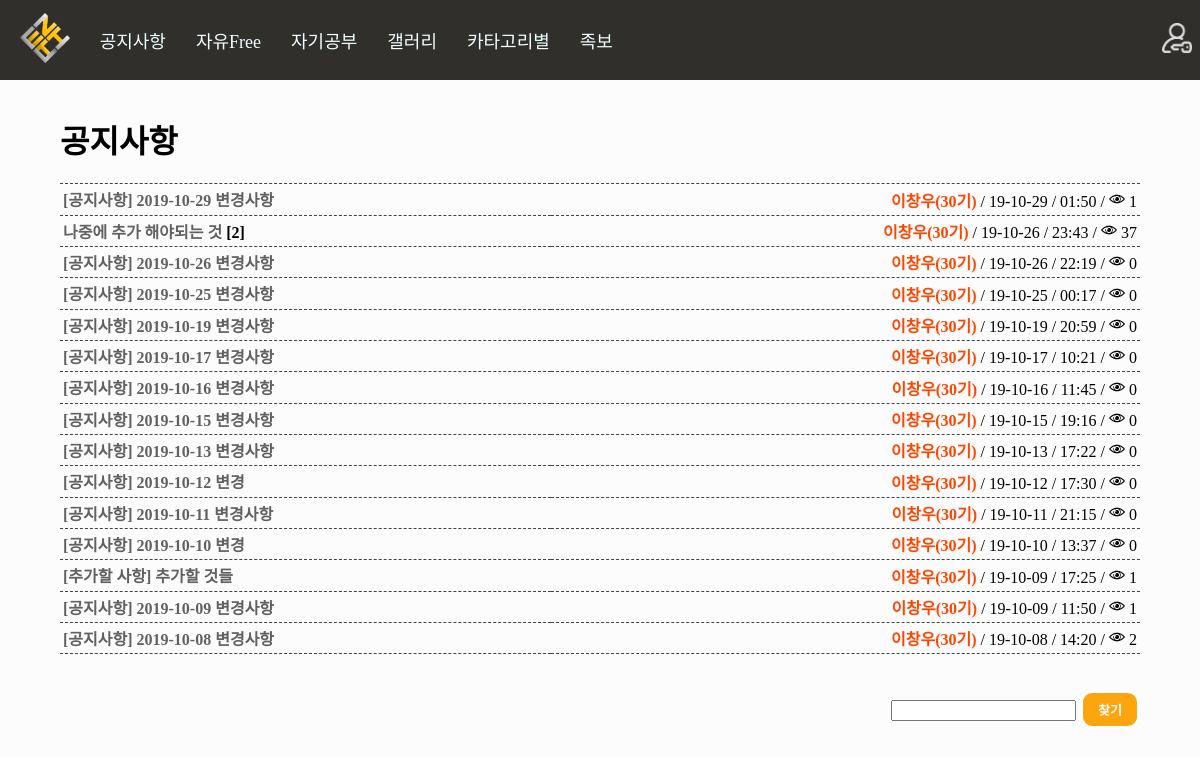
The page /board/notice/?page=2 on the database its author committed.
### board/models.py (models this page shows, shortened)
class Board(models.Model):
    Title = models.CharField(max_length=50) #제목
    Body = models.TextField() #내용
    Created_at = models.DateTimeField(auto_now_add=True) #생성 일자 및 시간
    Updated_at = models.DateTimeField(auto_now=True) #수정 일자 및 시간
    Author = models.CharField(max_length=13) #글쓴이 아이디
    Category = models.CharField(max_length=13) #분류
    HowMuch = models.IntegerField() #조회수
    files=models.FileField(upload_to='files/', default='')
    images=models.FileField(upload_to='Sumnail/', default='')
    def get_generation(self): #이름을 나오게 하는데 예외처리 까지 적용 만약 탈퇴한 사람이면!! Id 가 나온다
        try:
            a = Profile.objects.get(user__username=self.Author)
            if a.UserType == "99":
                return "<span style='font-weight:bolder;color:orangered;'>"+a.Name+"("+a.Generation+"기)</span>"
            elif a.UserType == "98": #관리자 및 운영진
                return "<span style='font-weight:bolder;color:blue;'>"+a.Name+"("+a.Generation+"기)</span>"
            elif a.UserType == "3": #손님
                return "<span style='font-weight:bolder;color:darkviolet;'>"+a.Name+"("+a.Generation+"기)</span>"
            else: #일반 사용자
                return "<span style='font-weight:bolder;color:black;'>"+a.Name+"("+a.Generation+"기)</span>"
        except: #익명을 위해서 id나오게 삭제되니깐 이름은 알 수 없으므로...
            return "<span style='font-weight:bolder;color:grey;'>"+self.Author+"</span>"
    def new(self): #최신
        if self.Created_at > timezone.now() - datetime.timedelta(days=1):
            return "<img height='16px' src='/static/n.png'/>"
        else:  #하루 지나면 안 최신
            return ""
    def change(self): #최신
        if self.Updated_at > timezone.now() - datetime.timedelta(days=1):
            return "<img height='16px' src='/static/c.png'/>"
        else:  #하루 지나면 안 최신
            return ""
    def file_icon(self): #최신
        if len(self.files.name) > 5: #5글자 이상일경우로 했음!! 그러면 당연히 5글자 이상 아닌게 없을 것임!
            return "<img height='16px' src='/static/file.png'/>"
        else:  #하루 지나면 안 최신
            return ""
    def howmanycomment(self):
        a = Comment.objects.filter(Article=self.id).count()
        b = str('[') + str(a) + str(']')
        if a:
            return b
        else:
            return ""
    def howmanyhit(self):
        a = Hittimecount.objects.get(Article=self.id)
        if a:
            return str("<img height='16px' src='/static/eye.png'/> ") + str(a.HowMuch)

class Hittimecount(models.Model):
    Article = models.ForeignKey(Board, on_delete=models.CASCADE)
    HowMuch = models.IntegerField() #조회수

### account/models.py (models this page shows, shortened)
class Profile(models.Model):
    user = models.OneToOneField(User, on_delete=models.CASCADE) #1대1 조인
    Name = models.TextField(max_length=10) #이름
    UserNumber = models.IntegerField() #학번
    Phone = models.CharField(max_length=13) #전화번호
    UserType = models.CharField(max_length=13) #권한
    Generation = models.CharField(max_length=13) #기수

### board/views.py (the view)
# urls.py: path('notice/', views.notice_board, name='notice_board'),
def notice_board(request):
    request.session['login_after'] = '/board/notice/'
    notice_b = Board.objects.filter(Category="0").order_by('-Created_at')
    if request.method == "POST":
        find_select = request.POST.get('find_select')
        notice_b = Board.objects.filter(Category="0", Title__contains=find_select).order_by('-Created_at')
        pass
    paginator = Paginator(notice_b,16) #페이지네이션 만들기
    page = request.GET.get('page') #페이지네이션 만들기
    posts = paginator.get_page(page) #페이지네이션 만들기
    request.session['location'] = 'notice' #내 위치 알기 위해서 삭제한후 다시 돌아가기 위해서
    return render(request, "notice.html", {'posts':posts, 'notice_b':notice_b})

### board/templates/notice.html (shortened to what this page needs)
{%extends 'base.html'%}
{%load staticfiles%}
{%block contents%}
<div style="margin:3% 5%; height:55%;">
    <h1>
        공지사항
    </h1>
<table style="width: 100%;border-top: 1px dashed #444444;border-collapse: collapse;">
    {%for a in posts%}
    <tr>
        <td style="border-bottom: 1px dashed #444444;padding:3px;"><a href="../detail/{{a.id}}">{{a.Title}}</a> <b>{{a.howmanycomment}}</b>
        {%if a.new == "" %}
        </td>
        {%else%}
        <span style="vertical-align:middle">{{a.new|safe}}</span></td>
        {%endif%}
        <td style="border-bottom: 1px dashed #444444;padding:3px;"><div style="float:right;">
            {{a.get_generation|safe}} / {{a.Created_at|date:"y-m-d"}} / {{a.Created_at|time:"H:i"}} /
            {%if a.howmanyhit %}
            {{a.howmanyhit|safe}}
            {%else%}
            <img style="width:16px;height:16px;" src="{%static 'eye.png'%}"/> 0
            {%endif%}
        </div><br></td>
    </tr>
    {%endfor%}
</table>
<br>
        {% load el_pagination_tags %}
<br>
<form method="POST" action="{%url 'notice_board'%}">
        <div style="float:right">
        <input type="text" name="find_select">
        <input name="get_find" class="button write_button" type="submit" value="찾기"/>
        </div>
    </form>
<br><br><br>
</div>
{%endblock%}

### rows shown on the page
Board: Title "[공지사항] 2019-10-29 변경사항", get_generation "이창우(30기)", Created_at "19-10-29", Created_at "01:50", howmanyhit "1"
Board: Title "나중에 추가 해야되는 것", howmanycomment "[2]", get_generation "이창우(30기)", Created_at "19-10-26", Created_at "23:43", howmanyhit "37"
Board: Title "[공지사항] 2019-10-26 변경사항", get_generation "이창우(30기)", Created_at "19-10-26", Created_at "22:19"
Board: Title "[공지사항] 2019-10-25 변경사항", get_generation "이창우(30기)", Created_at "19-10-25", Created_at "00:17"
Board: Title "[공지사항] 2019-10-19 변경사항", get_generation "이창우(30기)", Created_at "19-10-19", Created_at "20:59"
Board: Title "[공지사항] 2019-10-17 변경사항", get_generation "이창우(30기)", Created_at "19-10-17", Created_at "10:21"
Board: Title "[공지사항] 2019-10-16 변경사항", get_generation "이창우(30기)", Created_at "19-10-16", Created_at "11:45"
Board: Title "[공지사항] 2019-10-15 변경사항", get_generation "이창우(30기)", Created_at "19-10-15", Created_at "19:16"
Board: Title "[공지사항] 2019-10-13 변경사항", get_generation "이창우(30기)", Created_at "19-10-13", Created_at "17:22"
Board: Title "[공지사항] 2019-10-12 변경", get_generation "이창우(30기)", Created_at "19-10-12", Created_at "17:30"
Board: Title "[공지사항] 2019-10-11 변경사항", get_generation "이창우(30기)", Created_at "19-10-11", Created_at "21:15"
Board: Title "[공지사항] 2019-10-10 변경", get_generation "이창우(30기)", Created_at "19-10-10", Created_at "13:37"
Board: Title "[추가할 사항] 추가할 것들", get_generation "이창우(30기)", Created_at "19-10-09", Created_at "17:25", howmanyhit "1"
Board: Title "[공지사항] 2019-10-09 변경사항", get_generation "이창우(30기)", Created_at "19-10-09", Created_at "11:50", howmanyhit "1"
Board: Title "[공지사항] 2019-10-08 변경사항", get_generation "이창우(30기)", Created_at "19-10-08", Created_at "14:20", howmanyhit "2"
